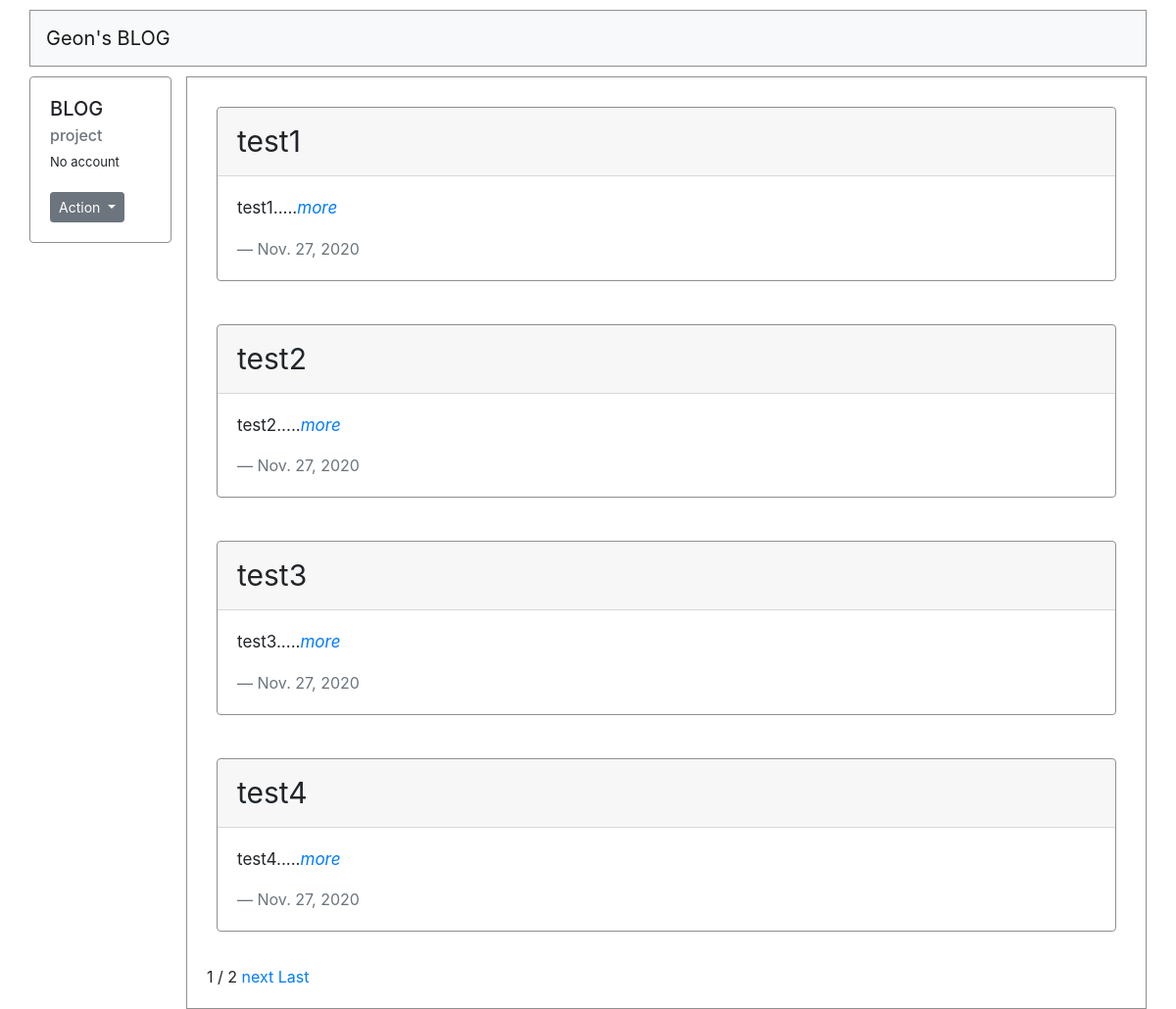
The app's page /, older data.
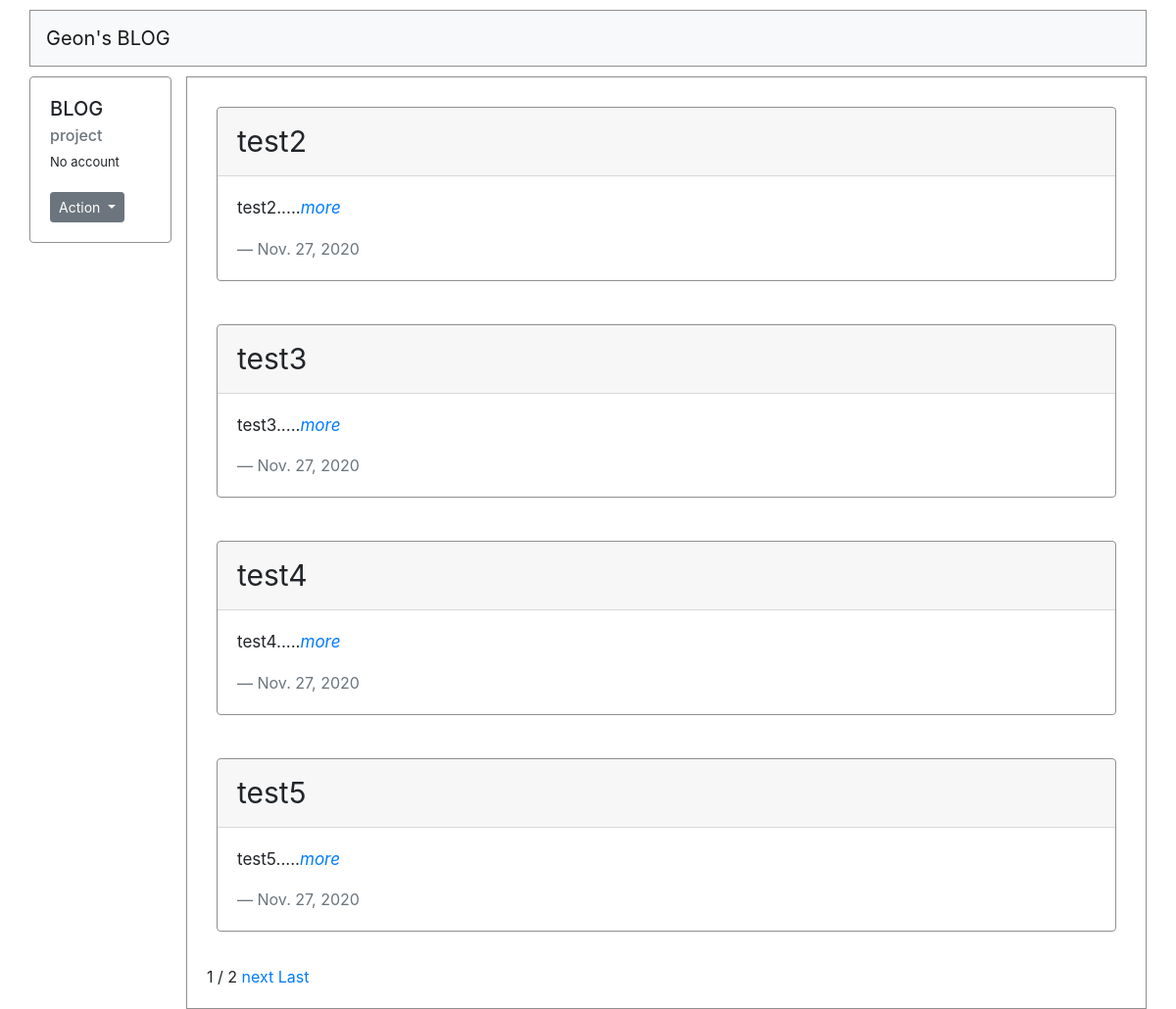
The same page, newer data.
### blog/models.py (models this page shows, shortened)
class Blog(models.Model):
    title = models.CharField(max_length = 200)
    pub_date = models.DateField('date published')
    body = models.TextField()
    def summary(self):
        return self.body[:30]

### blog/views.py (the view)
# urls.py: 2. Add a URL to urlpatterns:  path('', views.home, name='home')
def home(request):
    blogs = Blog.objects
    blog_list = Blog.objects.all()
    paginator = Paginator(blog_list, 4)
    page = request.GET.get('page')
    posts = paginator.get_page(page)
    return render(request, 'blog/home.html', {'blogs':blogs, 'posts':posts})

### blog/templates/blog/home.html (shortened to what this page needs)
{% extends 'base.html' %}
{% load static %}
{% block content %}
{% for blog in posts %}
    <div class="card home-card">
        <div class="card-header" style="font-size:30px">
            {{blog.title}}
        </div>
        <div class="card-body">
            <blockquote class="blockquote mb-0">
            <p style="font-size:17px">{{blog.summary}}.....<a href="{% url 'detail' blog.id %}"><cite title="Source Title">more</cite></a></p>
            <footer class="blockquote-footer">{{blog.pub_date}} </footer>
            </blockquote>
        </div>
    </div>
    <br>
{%endfor%}
<span>{{posts.number}}</span>
<span>/</span>
<span>{{posts.paginator.num_pages}}</span>
{% if posts.has_next %}
<a href="?page={{posts.next_page_number}}">next</a>
<a href="?page={{posts.paginator.num_pages}}">Last</a>
{% endif %}
{% endblock %}

Row changes from the older to the newer data that the page shows:
removed Blog: title "test1", summary "test1", pub_date "Nov. 27, 2020"
now on this page (row unchanged): Blog: title "test5", summary "test5", pub_date "Nov. 27, 2020"
